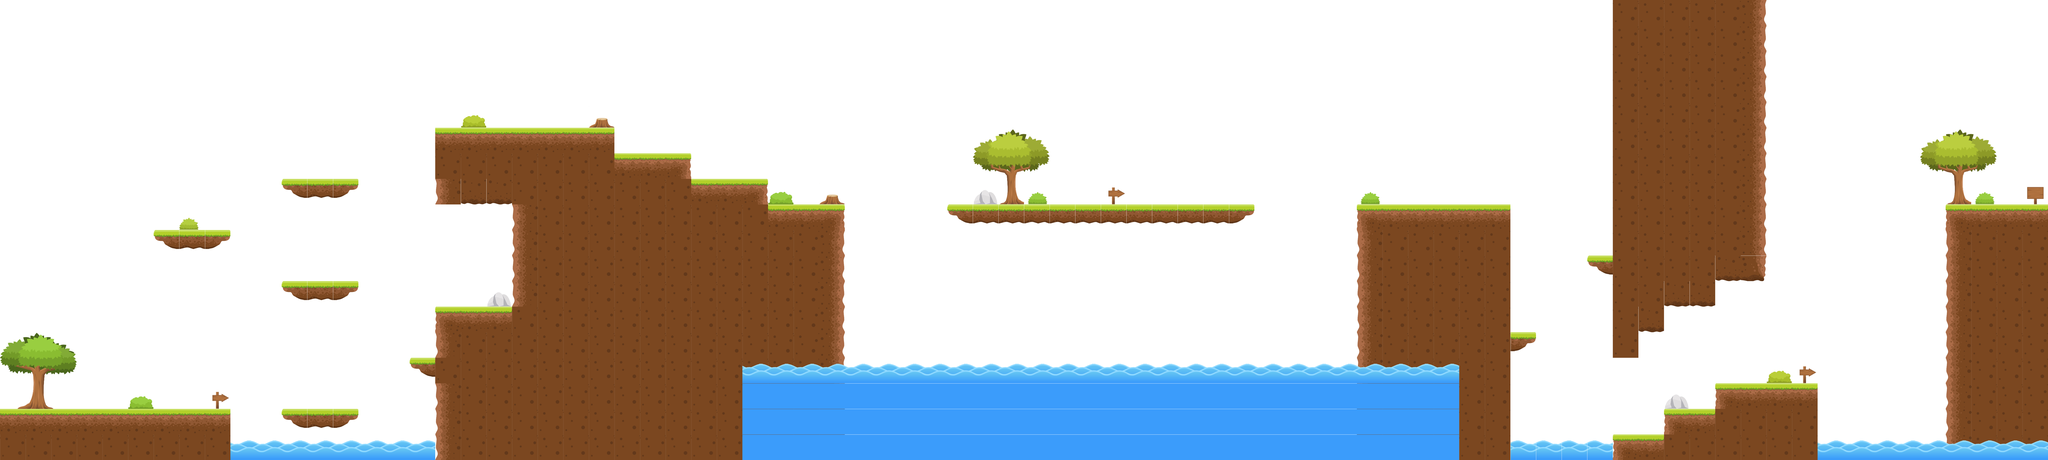

Tiled map render using the project's own tile images. Description and the map definition, with tile-layer contents summarised, below:
An orthogonal 80x18 tile map with 128x128 px tiles, 5 tile layers (World, bg, Water, Clear, ...), 2 tilesets and 1 object.

<map version="1.2" tiledversion="1.3.3" orientation="orthogonal" renderorder="right-down" compressionlevel="0" width="80" height="18" tilewidth="128" tileheight="128" infinite="0" backgroundcolor="#ffffff" nextlayerid="9" nextobjectid="31">
 <editorsettings>
  <export target="level1.json" format="json" />
 </editorsettings>
 <tileset firstgid="1" name="grass" tilewidth="128" tileheight="128" spacing="2" margin="2" tilecount="20" columns="5">
  <image source="../images/grass/grass.png" width="655" height="524" />
  <tile id="0">
   <properties>
    <property name="collider" type="bool" value="true" />
   </properties>
  </tile>
  <tile id="1">
   <properties>
    <property name="collider" type="bool" value="true" />
   </properties>
  </tile>
  <tile id="2">
   <properties>
    <property name="collider" type="bool" value="true" />
   </properties>
  </tile>
  <tile id="3">
   <properties>
    <property name="collider" type="bool" value="true" />
   </properties>
  </tile>
  <tile id="4">
   <properties>
    <property name="collider" type="bool" value="true" />
   </properties>
  </tile>
  <tile id="5">
   <properties>
    <property name="collider" type="bool" value="true" />
   </properties>
  </tile>
  <tile id="6">
   <properties>
    <property name="collider" type="bool" value="true" />
   </properties>
  </tile>
  <tile id="7">
   <properties>
    <property name="collider" type="bool" value="true" />
   </properties>
  </tile>
  <tile id="8">
   <properties>
    <property name="collider" type="bool" value="true" />
   </properties>
  </tile>
  <tile id="9">
   <properties>
    <property name="collider" type="bool" value="true" />
   </properties>
  </tile>
  <tile id="10">
   <properties>
    <property name="collider" type="bool" value="true" />
   </properties>
  </tile>
  <tile id="11">
   <properties>
    <property name="collider" type="bool" value="true" />
   </properties>
  </tile>
  <tile id="12">
   <properties>
    <property name="collider" type="bool" value="true" />
   </properties>
  </tile>
  <tile id="13">
   <properties>
    <property name="collider" type="bool" value="true" />
   </properties>
  </tile>
  <tile id="14">
   <properties>
    <property name="collider" type="bool" value="true" />
   </properties>
   <objectgroup draworder="index">
    <object id="3" x="0" y="0">
     <polygon points="0,0 128,0 0,128" />
    </object>
   </objectgroup>
  </tile>
  <tile id="15">
   <properties>
    <property name="collider" type="bool" value="true" />
   </properties>
  </tile>
  <tile id="19">
   <properties>
    <property name="collider" type="bool" value="false" />
   </properties>
  </tile>
 </tileset>
 <tileset firstgid="21" name="objects" tilewidth="128" tileheight="128" tilecount="256" columns="16">
  <image source="../images/objects.png" width="2048" height="2048" />
 </tileset>
 <layer id="1" name="World" width="80" height="18">
  <data>[1440 cells, 414 non-empty, 11 distinct tile ids]</data>
 </layer>
 <layer id="6" name="bg" width="80" height="18">
  <data>[1440 cells, 40 non-empty, 24 distinct tile ids]</data>
 </layer>
 <layer id="5" name="Water" width="80" height="18">
  <data>[1440 cells, 133 non-empty, 3 distinct tile ids]</data>
 </layer>
 <layer id="7" name="Clear" width="80" height="18">
  <data>[1440 cells, 1 non-empty, 1 distinct tile ids]</data>
 </layer>
 <layer id="8" name="invisbleColliders" width="80" height="18" opacity="0">
  <data>[1440 cells, 7 non-empty, 1 distinct tile ids]</data>
 </layer>
</map>